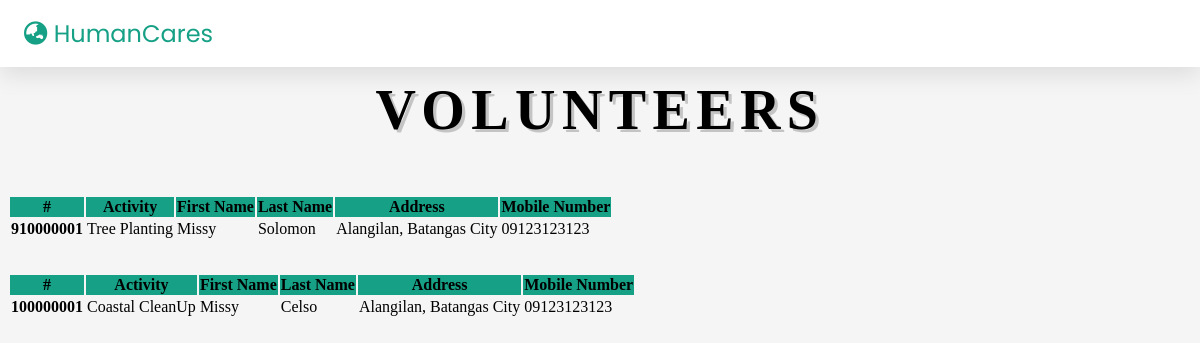
Page /volunteersadmin.php on the committed database.
### tables this page shows
CREATE TABLE `tree_planting_user` (
  `TreePVId` int(11) NOT NULL,
  `TreePId` int(5) NOT NULL,
  `user_id` bigint(20) NOT NULL,
  `Activity` varchar(20) NOT NULL,
  `FirstName` varchar(50) NOT NULL,
  `MiddleName` varchar(50) NOT NULL,
  `LastName` varchar(50) NOT NULL,
  `Address` varchar(100) NOT NULL,
  `MobileNo` varchar(11) NOT NULL
);

CREATE TABLE `coastal_cu_user` (
  `CoastalCUVId` int(9) NOT NULL,
  `CoastalCUId` int(4) NOT NULL,
  `user_id` bigint(20) NOT NULL,
  `Activity` varchar(20) NOT NULL,
  `FirstName` varchar(50) NOT NULL,
  `MiddleName` varchar(50) NOT NULL,
  `LastName` varchar(50) NOT NULL,
  `Address` varchar(100) NOT NULL,
  `MobileNo` varchar(11) NOT NULL
);

### volunteersadmin.php (the view, shortened to what this page needs)
<?php
include 'connection.php';
?>
<!DOCTYPE html>
<html lang="en">
<head>
    <link rel="stylesheet" href="https://cdn.jsdelivr.net/npm/water.css@2/out/water.min.css">
    <link rel="stylesheet" href="https://cdnjs.cloudflare.com/ajax/libs/font-awesome/5.15.4/css/all.min.css">
    <link rel="stylesheet" href="css/stylevola.css">
</head>
<body>
    <header class="header">
        <a href="adminhome.php" class="logo"><i class="fas fa-globe-asia"></i> humanCares</a>
    </header>
    <h1 class="heading"> Volunteers</h1>
    <div class="container">
        <table class="table table-striped" style="margin-bottom: 2rem;">
            <thead class="toptable">
                <tr>
                    <th scope="col">#</th>
                    <th scope="col">Activity</th>
                    <th scope="col">First Name</th>
                    <th scope="col">Last Name</th>
                    <th scope="col">Address</th>
                    <th scope="col">Mobile Number</th>
                </tr>
            </thead>
            <tbody>
                <?php
                $sql = "SELECT * FROM `tree_planting_user`";
                $result = mysqli_query($con, $sql);
                if ($result) {
                    while ($row = mysqli_fetch_assoc($result)) {
                        $id = $row['TreePVId'];
                        $activity = $row['Activity'];
                        $firstname = $row['FirstName'];
                        $lastname = $row['LastName'];
                        $address = $row['Address'];
                        $mobileno = $row['MobileNo'];
                        echo '<tr>
                        <th scope="row"> ' . $id . '</th>
                        <td>' . $activity . '</td>
                        <td>' . $firstname . '</td>
                        <td>' . $lastname . '</td>
                        <td>' . $address . '</td>
                        <td>' . $mobileno . '</td>
                    </tr>';
                    }
                }
                ?>
        </table>
        <table class="table table-striped">
            <thead class="toptable">
                <tr>
                    <th scope="col">#</th>
                    <th scope="col">Activity</th>
                    <th scope="col">First Name</th>
                    <th scope="col">Last Name</th>
                    <th scope="col">Address</th>
                    <th scope="col">Mobile Number</th>
                </tr>
            </thead>
            <tbody>
                <?php
                $sql = "SELECT * FROM `coastal_cu_user`";
                $result = mysqli_query($con, $sql);
                if ($result) {
                    while ($row = mysqli_fetch_assoc($result)) {
                        $id = $row['CoastalCUVId'];
                        $activity = $row['Activity'];
                        $firstname = $row['FirstName'];
                        $lastname = $row['LastName'];
                        $address = $row['Address'];
                        $mobileno = $row['MobileNo'];
                        echo '<tr>
                        <th scope="row"> ' . $id . '</th>
                        <td>' . $activity . '</td>
                        <td>' . $firstname . '</td>
                        <td>' . $lastname . '</td>
                        <td>' . $address . '</td>
                        <td>' . $mobileno . '</td>
                    </tr>';
                    }
                }
                ?>
        </table>
    </div>
</body>
</html>

### css/stylevola.css (style rules this page uses)
:root { --green: #16a085; --black: #444; --light-color: #777; --box-shadow: .2rem .2rem 0 rgba(22, 160, 133, .2); --text-shadow: .2rem .2rem 0 rgba(0, 0, 0, .2); --border: .2rem solid var(--green); }
body { background: #f5f5f5; scroll-behavior: smooth; display: flex; height: 100vh; flex-direction: column; }
.header { padding: 1rem 2%; position: fixed; top: 0; left: 0; right: 0; z-index: 1000; box-shadow: 0 .5rem 1.5rem rgba(0, 0, 0, .1); display: flex; align-items: center; justify-content: space-between; background: #fff; }
.header .logo { font-size: 1.5rem; color: var(--balck); }
.header .logo i { color: var(--green); }
.header a { text-transform: capitalize; text-decoration: none; font-family: 'Poppins', sans-serif; }
.toptable { background-color: var(--green); }
.container { margin-top: 1rem; }
.heading { padding-top: 2rem; text-align: center; text-shadow: var(--text-shadow); text-transform: uppercase; color: var(--balck); font-size: 3.5rem; letter-spacing: .4rem; font-weight: bold; }

### rows in the picture
tree_planting_user: TreePVId "910000001", Activity "Tree Planting", FirstName "Missy", LastName "Solomon", Address "Alangilan, Batangas City", MobileNo "09123123123"
coastal_cu_user: CoastalCUVId "100000001", Activity "Coastal CleanUp", FirstName "Missy", LastName "Celso", Address "Alangilan, Batangas City", MobileNo "09123123123"
